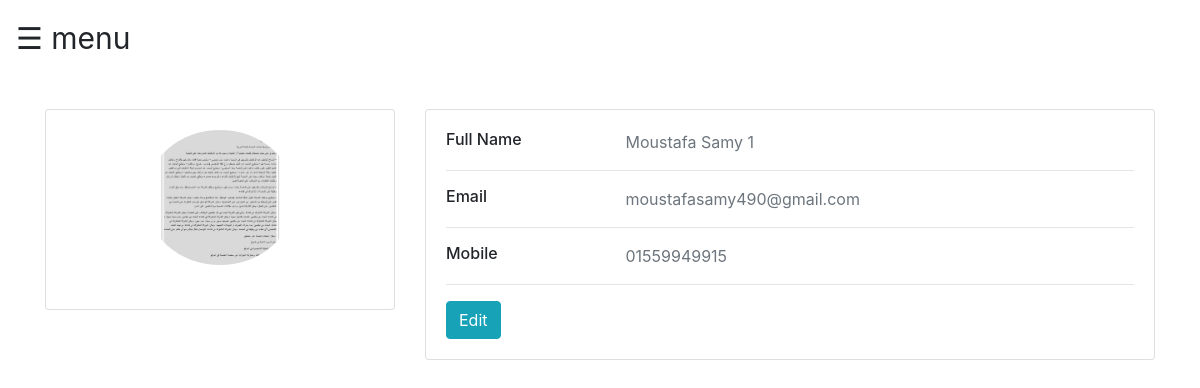
/profile (signed in), run on the app's committed database.
### services/customer.py (models this page shows, shortened)
class Customers(db.Model):
    id = db.Column(db.Integer, primary_key=True)
    fullname = db.Column(db.String(120), nullable=True)
    birthdate = db.Column(db.Date, nullable=True)
    email = db.Column(db.String(120), nullable=True)
    mobile = db.Column(db.String(120), nullable=True)
    kind = db.Column(db.String(120), nullable=True)
    currentjob = db.Column(db.String(120), nullable=True)
    cv = db.Column(db.String(120), nullable=True)
    image = db.Column(db.String(120), nullable=True)
    password = db.Column(db.String(120), nullable=True)
    adress_type = db.Column(db.String(120), nullable=True)
    country = db.Column(db.String(120), nullable=True)
    governorate = db.Column(db.String(120), nullable=True)
    adress = db.Column(db.String(120), nullable=True)
    home_num = db.Column(db.String(120), nullable=True)
    department_num = db.Column(db.String(120), nullable=True)
    activated = db.Column(db.Boolean, nullable=True)
    token = db.Column(db.String(120))
    resume = db.Column(db.Text, nullable=True)  # Add Resume field
    timestamp = db.Column(db.DateTime, default=datetime.utcnow)
    jobs = db.relationship("Jobs", secondary="customer_jobs", back_populates="customers")
    messages = db.relationship('Message', backref='customer', lazy=True)
    skills = db.relationship('Skills', backref='job_skills', lazy=True)
    @classmethod
    def get_by_id(cls, id):
        query = cls.query.filter_by(id=id).first()
        return query

### customers.py (the view)
@customer_routes.route('/profile')
def show_or_edit_profile():
    id = session['user_id']
    user = Customers.get_by_id(id=id)
    return render_template('my_profile.html' , user = user)

### templates/my_profile.html (shortened to what this page needs)
{% extends "sidenav.html" %}
{% block content %}
<br> <br>
<!DOCTYPE html>
<html lang="en">
<head>
<link href="https://cdn.jsdelivr.net/npm/bootstrap@4.4.1/dist/css/bootstrap.min.css" rel="stylesheet">
</head>
<body>
<div class="container">
<div class="main-body">
<div class="row gutters-sm">
<div class="col-md-4 mb-3">
<div class="card">
<div class="card-body">
<div class="d-flex flex-column align-items-center text-center">
{% if user.image is defined and user.image is not none %}
<img src="{{ url_for('static', filename='uploads/customers/images/' + user.image) }}" alt="Admin" class="rounded-circle" width="150">
{%else%}
<img src="{{ url_for('static', filename='images/owners/avatr.jpg') }}" alt="Admin" class="rounded-circle" width="150">
{% endif %}
</div>
</div>
</div>
</div>
<div class="col-md-8">
<div class="card mb-3">
<div class="card-body">
<div class="row">
<div class="col-sm-3">
<h6 class="mb-0">Full Name</h6>
</div>
<div class="col-sm-9 text-secondary">
{{user.fullname}}</div>
</div>
<hr>
<div class="row">
<div class="col-sm-3">
<h6 class="mb-0">Email</h6>
</div>
<div class="col-sm-9 text-secondary">
    {{user.email}}
</div>
</div>
<hr>
<div class="row">
<div class="col-sm-3">
<h6 class="mb-0">Mobile</h6>
</div>
<div class="col-sm-9 text-secondary">
    {{user.mobile}}</div>
</div>
<hr>
<div class="row">
<div class="col-sm-12">
<a class="btn btn-info "  href="/edit_my_profile">Edit</a>
</div>
</div>
</div>
</div>
</div>
</div>
</div>
</div>
</body>
</html>
{%endblock%}

### templates/sidenav.html (style rules this page uses)
body { font-family: "Lato", sans-serif; }

### data on the page
Customers: image (picture), fullname "Moustafa Samy 1", email "moustafasamy490@gmail.com", mobile "01559949915"
